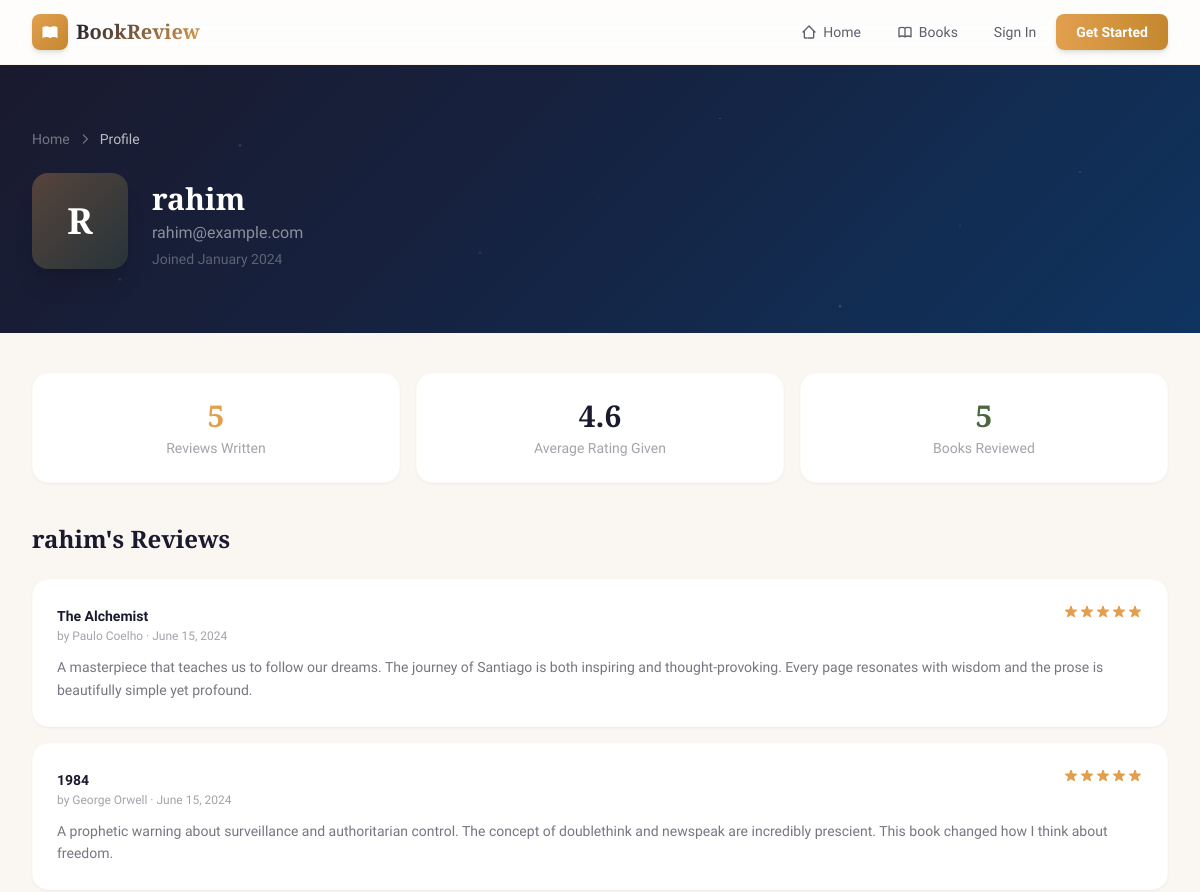
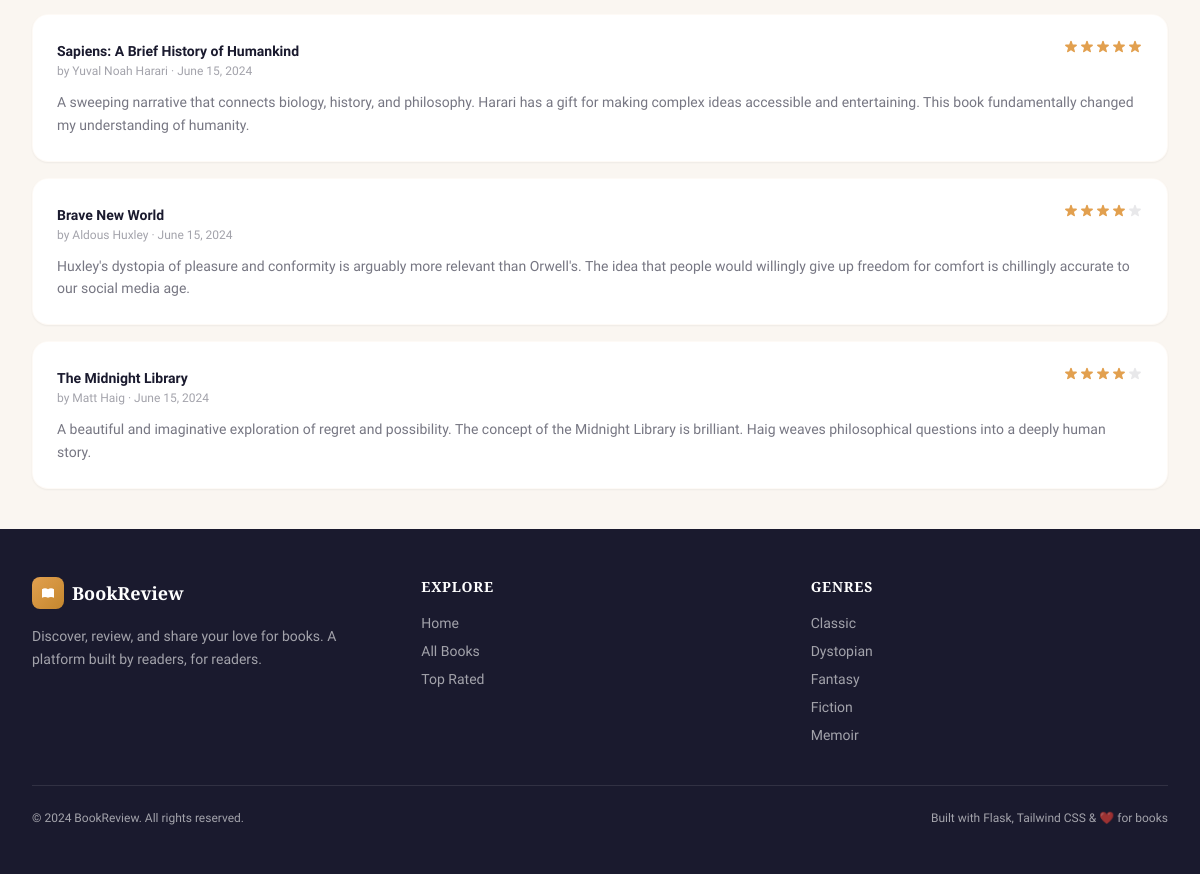
Page /profile/rahim on the committed database (2 pictures, top to bottom).
### models.py (models this page shows, shortened)
class User(UserMixin, db.Model):
    __tablename__ = 'user'
    id = db.Column(db.Integer, primary_key=True)
    username = db.Column(db.String(80), unique=True, nullable=False)
    email = db.Column(db.String(120), unique=True, nullable=False)
    password = db.Column(db.String(200), nullable=False)
    joined_date = db.Column(db.DateTime, default=datetime.utcnow)
    reviews = db.relationship('Review', backref='user', lazy=True)

class Review(db.Model):
    __tablename__ = 'review'
    id = db.Column(db.Integer, primary_key=True)
    rating = db.Column(db.Integer, nullable=False)
    review_text = db.Column(db.Text, nullable=False)
    created_at = db.Column(db.DateTime, default=datetime.utcnow)
    user_id = db.Column(db.Integer, db.ForeignKey('user.id'), nullable=False)
    book_id = db.Column(db.Integer, db.ForeignKey('book.id'), nullable=False)

class Book(db.Model):
    __tablename__ = 'book'
    id = db.Column(db.Integer, primary_key=True)
    title = db.Column(db.String(200), nullable=False)
    author = db.Column(db.String(150), nullable=False)
    genre = db.Column(db.String(100), nullable=False)
    description = db.Column(db.Text, nullable=False)
    cover_image = db.Column(db.String(300), default='')
    reviews = db.relationship('Review', backref='book', lazy=True)

### app.py (the view)
@app.route('/profile/<username>')
def profile(username):
    user = User.query.filter_by(username=username).first_or_404()
    reviews = Review.query.filter_by(user_id=user.id).order_by(Review.created_at.desc()).all()
    return render_template('profile.html', profile_user=user, reviews=reviews)

### app.py (called while the page is built)
@app.context_processor
def inject_globals():
    return {
        'genres': [g[0] for g in db.session.query(Book.genre).distinct().order_by(Book.genre).all()]
    }

### templates/profile.html (shortened to what this page needs)
{% extends "base.html" %}
{% block content %}
<section class="hero-bg text-white py-12 lg:py-16">
    <div class="max-w-7xl mx-auto px-4 sm:px-6 lg:px-8 relative z-10">
        <div class="flex items-center gap-2 text-white/40 text-sm mb-6">
            <a href="{{ url_for('home') }}" class="hover:text-amber transition-colors">Home</a>
            <svg class="w-3.5 h-3.5" fill="none" stroke="currentColor" stroke-width="2" viewBox="0 0 24 24"><path stroke-linecap="round" stroke-linejoin="round" d="M9 5l7 7-7 7"/></svg>
            <span class="text-white/70">Profile</span>
        </div>
        <div class="flex flex-col sm:flex-row items-center sm:items-end gap-6">
            <div class="w-24 h-24 rounded-2xl bg-gradient-to-br from-amber/30 to-sage/30 flex items-center justify-center shadow-xl">
                <span class="font-display text-4xl font-bold text-white">{{ profile_user.username[0]|upper }}</span>
            </div>
            <div class="text-center sm:text-left">
                <h1 class="font-display text-3xl font-bold">{{ profile_user.username }}</h1>
                <p class="text-white/50 mt-1">{{ profile_user.email }}</p>
                <p class="text-white/30 text-sm mt-1">Joined {{ profile_user.joined_date.strftime('%B %Y') }}</p>
            </div>
        </div>
    </div>
</section>
<section class="py-10">
    <div class="max-w-7xl mx-auto px-4 sm:px-6 lg:px-8">
        <div class="grid grid-cols-1 sm:grid-cols-3 gap-4 mb-10">
            <div class="bg-white rounded-2xl p-6 shadow-sm border border-amber/5 text-center">
                <p class="font-display text-3xl font-bold text-amber">{{ reviews|length }}</p>
                <p class="text-sm text-ink/40 mt-1">Reviews Written</p>
            </div>
            <div class="bg-white rounded-2xl p-6 shadow-sm border border-amber/5 text-center">
                <p class="font-display text-3xl font-bold text-ink">
                    {% if reviews %}
                        {{ '%.1f'|format(reviews|sum(attribute='rating') / reviews|length) }}
                    {% else %}
                        0.0
                    {% endif %}
                </p>
                <p class="text-sm text-ink/40 mt-1">Average Rating Given</p>
            </div>
            <div class="bg-white rounded-2xl p-6 shadow-sm border border-amber/5 text-center">
                <p class="font-display text-3xl font-bold text-sage">
                    {{ reviews|map(attribute='book_id')|unique|list|length }}
                </p>
                <p class="text-sm text-ink/40 mt-1">Books Reviewed</p>
            </div>
        </div>
        <div>
            <h2 class="font-display text-2xl font-bold text-ink mb-6">
                {% if current_user.is_authenticated and current_user.id == profile_user.id %}My{% else %}{{ profile_user.username }}'s{% endif %} Reviews
            </h2>
            {% if reviews %}
            <div class="space-y-4">
                {% for review in reviews %}
                <div class="bg-white rounded-2xl p-6 shadow-sm border border-amber/5 review-card">
                    <div class="flex items-start justify-between mb-3">
                        <div>
                            <a href="{{ url_for('book_detail', book_id=review.book_id) }}" class="text-sm font-bold text-ink hover:text-amber-dark transition-colors">
                                {{ review.book.title }}
                            </a>
                            <p class="text-xs text-ink/40">by {{ review.book.author }} &middot; {{ review.created_at.strftime('%B %d, %Y') }}</p>
                        </div>
                        <div class="flex items-center gap-2">
                            <div class="flex">
                                {% for i in range(1, 6) %}
                                <svg class="w-4 h-4 {% if i <= review.rating %}star-active{% else %}text-ink/10{% endif %}" fill="currentColor" viewBox="0 0 20 20">
                                    <path d="M9.049 2.927c.3-.921 1.603-.921 1.902 0l1.07 3.292a1 1 0 00.95.69h3.462c.969 0 1.371 1.24.588 1.81l-2.8 2.034a1 1 0 00-.364 1.118l1.07 3.292c.3.921-.755 1.688-1.54 1.118l-2.8-2.034a1 1 0 00-1.175 0l-2.8 2.034c-.784.57-1.838-.197-1.539-1.118l1.07-3.292a1 1 0 00-.364-1.118L2.98 8.72c-.783-.57-.38-1.81.588-1.81h3.461a1 1 0 00.951-.69l1.07-3.292z"/>
                                </svg>
                                {% endfor %}
                            </div>
                        </div>
                    </div>
                    <p class="text-ink/60 text-sm leading-relaxed">{{ review.review_text }}</p>
                </div>
                {% endfor %}
            </div>
            {% endif %}
        </div>
    </div>
</section>
{% endblock %}

### templates/base.html (shortened to what this page needs)
<!DOCTYPE html>
<html lang="en" class="scroll-smooth">
<head>
    <script src="https://cdn.tailwindcss.com"></script>
</head>
<body class="bg-parchment text-ink min-h-screen flex flex-col">
    <nav class="bg-white/80 backdrop-blur-lg border-b border-amber/10 sticky top-0 z-50">
        <div class="max-w-7xl mx-auto px-4 sm:px-6 lg:px-8">
            <div class="flex items-center justify-between h-16">
                <a href="{{ url_for('home') }}" class="flex items-center gap-2 group">
                    <div class="w-9 h-9 bg-gradient-to-br from-amber to-amber-dark rounded-lg flex items-center justify-center shadow-md group-hover:shadow-lg transition-shadow">
                    </div>
                    <span class="font-display text-xl font-bold gradient-text hidden sm:block">BookReview</span>
                </a>
                <div class="hidden md:flex items-center gap-1">
                    <a href="{{ url_for('home') }}" class="px-4 py-2 rounded-lg text-sm font-medium text-ink/70 hover:text-ink hover:bg-amber/5 transition-all">
                        <span class="flex items-center gap-1.5">
                            <svg class="w-4 h-4" fill="none" stroke="currentColor" stroke-width="2" viewBox="0 0 24 24"><path stroke-linecap="round" stroke-linejoin="round" d="M3 12l2-2m0 0l7-7 7 7M5 10v10a1 1 0 001 1h3m10-11l2 2m-2-2v10a1 1 0 01-1 1h-3m-4 0h4"/></svg>
                            Home
                        </span>
                    </a>
                    <a href="{{ url_for('books') }}" class="px-4 py-2 rounded-lg text-sm font-medium text-ink/70 hover:text-ink hover:bg-amber/5 transition-all">
                        <span class="flex items-center gap-1.5">
                            Books
                        </span>
                    </a>
                    {% if current_user.is_authenticated %}
                    <a href="{{ url_for('profile', username=current_user.username) }}" class="px-4 py-2 rounded-lg text-sm font-medium text-ink/70 hover:text-ink hover:bg-amber/5 transition-all">
                        <span class="flex items-center gap-1.5">
                            <svg class="w-4 h-4" fill="none" stroke="currentColor" stroke-width="2" viewBox="0 0 24 24"><path stroke-linecap="round" stroke-linejoin="round" d="M16 7a4 4 0 11-8 0 4 4 0 018 0zM12 14a7 7 0 00-7 7h14a7 7 0 00-7-7z"/></svg>
                            Profile
                        </span>
                    </a>
                    <a href="{{ url_for('logout') }}" class="px-4 py-2 rounded-lg text-sm font-medium text-wine/70 hover:text-wine hover:bg-wine/5 transition-all">
                        <span class="flex items-center gap-1.5">
                            <svg class="w-4 h-4" fill="none" stroke="currentColor" stroke-width="2" viewBox="0 0 24 24"><path stroke-linecap="round" stroke-linejoin="round" d="M17 16l4-4m0 0l-4-4m4 4H7m6 4v1a3 3 0 01-3 3H6a3 3 0 01-3-3V7a3 3 0 013-3h4a3 3 0 013 3v1"/></svg>
                            Logout
                        </span>
                    </a>
                    {% else %}
                    <a href="{{ url_for('login') }}" class="px-4 py-2 rounded-lg text-sm font-medium text-ink/70 hover:text-ink hover:bg-amber/5 transition-all">Sign In</a>
                    <a href="{{ url_for('register') }}" class="px-5 py-2 rounded-lg text-sm font-semibold bg-gradient-to-r from-amber to-amber-dark text-white shadow-md hover:shadow-lg hover:from-amber-dark hover:to-amber transition-all">
                        Get Started
                    </a>
                    {% endif %}
                </div>
            </div>
        </div>
    </nav>
    <main class="flex-1 page-fade">
        {% block content %}{% endblock %}
    </main>
    <footer class="bg-ink text-white/60 mt-auto">
        <div class="max-w-7xl mx-auto px-4 sm:px-6 lg:px-8 py-12">
            <div class="grid grid-cols-1 md:grid-cols-3 gap-8">
                <div>
                    <div class="flex items-center gap-2 mb-4">
                        <div class="w-8 h-8 bg-gradient-to-br from-amber to-amber-dark rounded-lg flex items-center justify-center">
                        </div>
                        <span class="font-display text-lg font-bold text-white">BookReview</span>
                    </div>
                    <p class="text-sm leading-relaxed">Discover, review, and share your love for books. A platform built by readers, for readers.</p>
                </div>
                <div>
                    <h4 class="font-display text-sm font-semibold text-white uppercase tracking-wider mb-4">Explore</h4>
                    <ul class="space-y-2 text-sm">
                        <li><a href="{{ url_for('home') }}" class="hover:text-amber transition-colors">Home</a></li>
                        <li><a href="{{ url_for('books') }}" class="hover:text-amber transition-colors">All Books</a></li>
                        <li><a href="{{ url_for('books', sort='rating') }}" class="hover:text-amber transition-colors">Top Rated</a></li>
                    </ul>
                </div>
                <div>
                    <h4 class="font-display text-sm font-semibold text-white uppercase tracking-wider mb-4">Genres</h4>
                    <ul class="space-y-2 text-sm">
                        {% for genre in genres[:5] %}
                        <li><a href="{{ url_for('books', genre=genre) }}" class="hover:text-amber transition-colors">{{ genre }}</a></li>
                        {% endfor %}
                    </ul>
                </div>
            </div>
            <div class="border-t border-white/10 mt-10 pt-6 flex flex-col sm:flex-row items-center justify-between gap-4">
                <p class="text-xs">&copy; 2024 BookReview. All rights reserved.</p>
                <p class="text-xs">Built with Flask, Tailwind CSS &amp; ❤️ for books</p>
            </div>
        </div>
    </footer>
</body>
</html>

### templates/base.html (style rules this page uses)
body { font-family: 'Source Sans 3', system-ui, sans-serif; }
h1, h2, h3, h4, h5, h6, .font-display { font-family: 'Playfair Display', Georgia, serif; }
.star-active { color: #e2a04f; text-shadow: 0 0 8px rgba(226, 160, 79, 0.4); }
.page-fade { animation: fadeIn 0.4s ease-out; }
.gradient-text { background: linear-gradient(135deg, #1a1a2e 0%, #e2a04f 100%); -webkit-background-clip: text; -webkit-text-fill-color: transparent; background-clip: text; }
.hero-bg { background: linear-gradient(135deg, #1a1a2e 0%, #16213e 40%, #0f3460 100%); position: relative; overflow: hidden; }
.hero-bg::before { content: ''; position: absolute; top: 0; left: 0; right: 0; bottom: 0; background: radial-gradient(2px 2px at 20% 30%, rgba(226,160,79,0.3), transparent), radial-gradient(2px 2px at 40% 70%, rgba(226,160,79,0.2), transparent), radial-gradient(1px 1px at 60% 20%, rgba(255,255,255,0.3), transparent), radial-gradient(1px 1px at 80% 60%, rgba(255,255,255,0.2), transparent), radial-gradient(2px 2px at 10% 80%, rgba(226,160,79,0.2), transparent), radial-gradient(1px 1px at 90% 40%, rgba(255,255,255,0.3), transparent), radial-gradient(1px 1px at 50% 50%, rgba(226,160,79,0.15), transparent), radial-gradient(2px 2px at 70% 90%, rgba(255,255,255,0.2), transparent); animation: twinkle 4s ease-in-out infinite alternate; }
.review-card { border-left: 3px solid transparent; transition: border-color 0.3s ease; }

### rows in the picture
User: username "R", username "rahim", email "rahim@example.com", joined_date "January 2024"
Review: book "The Alchemist", book.author "Paulo Coelho", created_at "June 15, 2024", rating 5 (drawn), review_text "A masterpiece that teaches us to follow our dreams. The journey of Santiago is both inspiring and thought-provoking. Every page resonates with wisdom and the prose is beautifully simple yet profound."
Review: book "1984", book.author "George Orwell", created_at "June 15, 2024", rating 5 (drawn), review_text "A prophetic warning about surveillance and authoritarian control. The concept of doublethink and newspeak are incredibly prescient. This book changed how I think about freedom."
Review: book "Sapiens: A Brief History of Humankind", book.author "Yuval Noah Harari", created_at "June 15, 2024", rating 5 (drawn), review_text "A sweeping narrative that connects biology, history, and philosophy. Harari has a gift for making complex ideas accessible and entertaining. This book fundamentally changed my understanding of humanity."
Review: book "Brave New World", book.author "Aldous Huxley", created_at "June 15, 2024", rating 4 (drawn), review_text "Huxley's dystopia of pleasure and conformity is arguably more relevant than Orwell's. The idea that people would willingly give up freedom for comfort is chillingly accurate to our social media age."
Review: book "The Midnight Library", book.author "Matt Haig", created_at "June 15, 2024", rating 4 (drawn), review_text "A beautiful and imaginative exploration of regret and possibility. The concept of the Midnight Library is brilliant. Haig weaves philosophical questions into a deeply human story."

### other values in the picture
{{ reviews|length }} "5"
{{ '%.1f'|format(reviews|sum(attribute='rating') / reviews|length) }} "4.6"
{{ reviews|map(attribute='book_id')|unique|list|length }} "5"
{{ genre }} "Classic" "Dystopian" "Fantasy" "Fiction" "Memoir"
